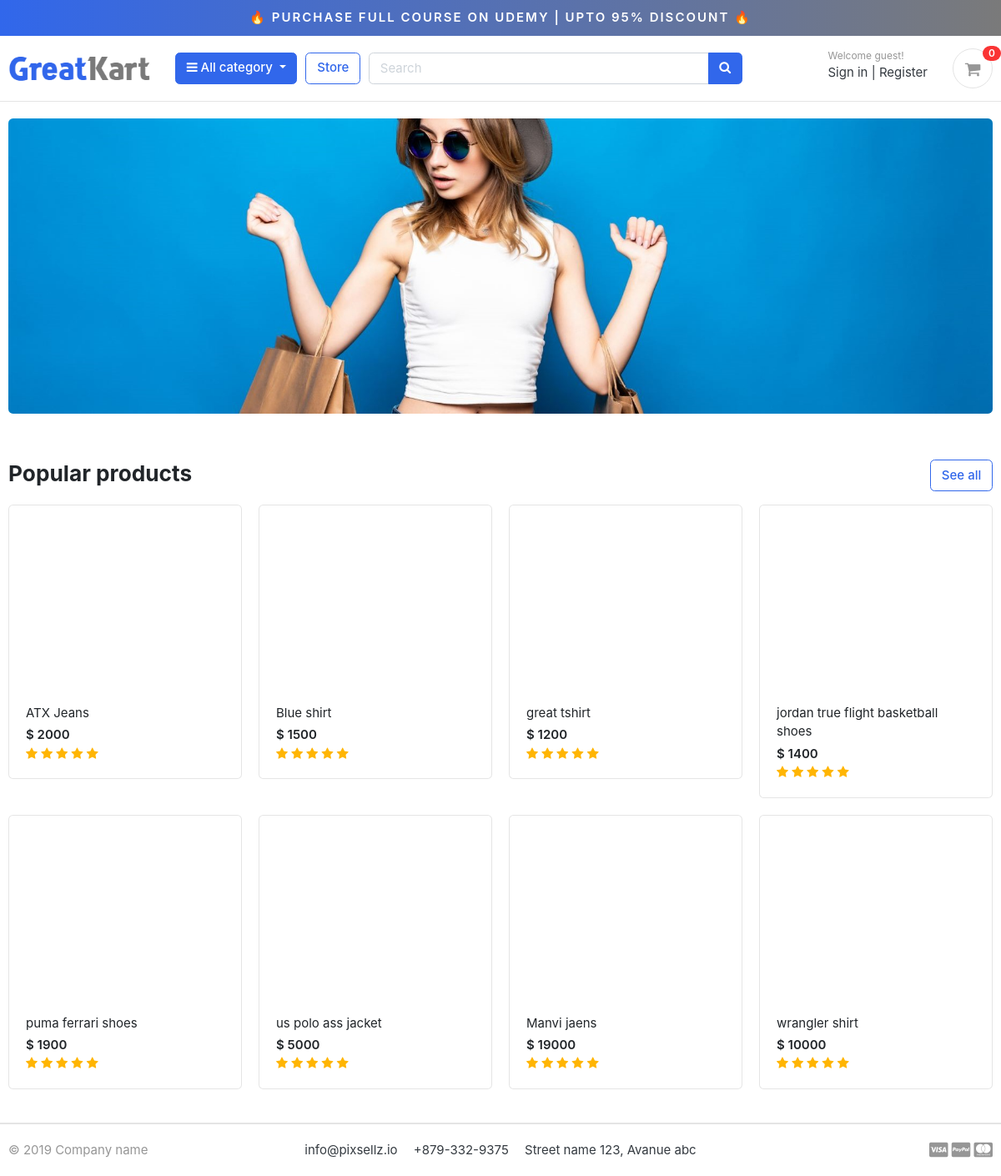
The page / on the database its author committed.
### store/models.py (models this page shows, shortened)
class Product(models.Model):
    product_name = models.CharField(max_length=50,unique=True)
    slug = models.SlugField(max_length=200, unique=True)
    description = models.TextField(max_length=255,blank=True)
    price = models.IntegerField()
    image = models.ImageField(upload_to="photos/products/")
    stock = models.IntegerField()
    is_available = models.BooleanField(default=True)
    category = models.ForeignKey(Category,on_delete = models.CASCADE)
    created_date = models.DateTimeField(auto_now_add=True)
    modified_date = models.DateTimeField(auto_now=True)
    def get_url(self):
        return reverse('product_detail',args=[self.category.slug,self.slug])

### greatkart/views.py (the view)
# urls.py: path('',views.home,name='home'),
def home(request):
    products = Product.objects.all().filter(is_available=True)
    context = {
        'products':products
    }
    return render(request,'home.html',context)

### carts/context_processors.py (called while the page is built)
def counter(request):
    cart_count = 0
    if 'admin' in request.path:
        return {}
    else:
        try:
            cart = Cart.objects.filter(cart_id=_cart_id(request))
            cart_items = CartItem.objects.all().filter(cart=cart[:1])
            for cart_item in cart_items:
                cart_count +=  cart_item.quantity
        except Cart.DoesNotExist:
            cart_count = 0
    return dict(cart_count=cart_count)

### carts/views.py (called while the page is built)
def _cart_id(request):
    cart = request.session.session_key
    if not cart:
        cart =  request.session.create()
    return cart

### category/context_processors.py (called while the page is built)
def menu_links(request):
    links = Category.objects.all()
    return dict(links=links)

### category/models.py (called while the page is built)
    def get_url(self):
        return reverse('products_by_category',args=[self.slug])

### templates/home.html
{% extends 'base.html' %}
{% load static %}
{% block content %}
<section class="section-intro padding-y-sm">
<div class="container">
<div class="intro-banner-wrap">
	<img src="{% static 'images/banners/cover.jpg' %}" class="img-fluid rounded">
</div>
</div>
</section>
<section class="section-name padding-y-sm">
<div class="container">
<header class="section-heading">
	<a href="{% url 'store' %}" class="btn btn-outline-primary float-right">See all</a>
	<h3 class="section-title">Popular products</h3>
</header>
<div class="row">
	{% for product in products %}
	<div class="col-md-3">
		<div class="card card-product-grid">
			<a href="{{ product.get_url }}" class="img-wrap"> <img src="{{ product.images.url }}"> </a>
			<figcaption class="info-wrap">
				<a href="{{ product.get_url }}" class="title">{{ product.product_name }}</a>
				<div class="price mt-1">$ {{ product.price }}</div>
				<div class="rating-star">
					<span>
						<i class="fa fa-star{% if product.averageReview < 0.5 %}-o{% elif product.averageReview >= 0.5 and product.averageReview < 1 %}-half-o {% endif %}" aria-hidden="true"></i>
						<i class="fa fa-star{% if product.averageReview < 1.5 %}-o{% elif product.averageReview >= 1.5 and product.averageReview < 2 %}-half-o {% endif %}" aria-hidden="true"></i>
						<i class="fa fa-star{% if product.averageReview < 2.5 %}-o{% elif product.averageReview >= 2.5 and product.averageReview < 3 %}-half-o {% endif %}" aria-hidden="true"></i>
						<i class="fa fa-star{% if product.averageReview < 3.5 %}-o{% elif product.averageReview >= 3.5 and product.averageReview < 4 %}-half-o {% endif %}" aria-hidden="true"></i>
						<i class="fa fa-star{% if product.averageReview < 4.5 %}-o{% elif product.averageReview >= 4.5 and product.averageReview < 5 %}-half-o {% endif %}" aria-hidden="true"></i>
						</span>
				</div>
			</figcaption>
		</div>
	</div>
	{% endfor %}
</div>
</div>
</section>
</body>
</html>
{% endblock %}

### templates/base.html (shortened to what this page needs)
{% load static %}
<!DOCTYPE HTML>
<html lang="en">
<head>
<link href="{% static 'css/bootstrap.css' %}" rel="stylesheet" type="text/css"/>
<link href="{% static 'fonts/fontawesome/css/all.min.css' %}" type="text/css" rel="stylesheet">
<link href="{% static 'css/ui.css' %}" rel="stylesheet" type="text/css"/>
<link href="{% static 'css/responsive.css' %}" rel="stylesheet" media="only screen and (max-width: 1200px)" />
<link href="{% static 'css/custom.css' %}" rel="stylesheet" type="text/css"/>
<link rel="stylesheet" href="https://cdnjs.cloudflare.com/ajax/libs/font-awesome/4.7.0/css/font-awesome.min.css">
</head>
<body>
  {% include 'includes/navbar.html' %}
  {% block content %}{% endblock %}
{% include 'includes/footer.html' %}

### templates/includes/navbar.html (shortened to what this page needs)
{% load static %}
<div class="container-fluid" style="text-align:center;background-image: linear-gradient(to right, #3167EB , #7A7A7A);padding:10px;font-weight: 600;position:sticky;top:0;z-index:999;">
<a href="https://www.udemy.com/course/django-ecommerce-project-based-course-python-django-web-development/?couponCode=DJECOM" style="color: white;text-transform: uppercase;letter-spacing: 2px;"><span>&#x1F525</span> Purchase Full Course on Udemy | Upto 95% Discount <span>&#x1F525</span></a>
</div>
<header class="section-header">
<section class="header-main border-bottom">
  <div class="container">
<div class="row align-items-center">
  <div class="col-lg-2 col-md-3 col-6">
    <a href="{% url 'home' %}" class="brand-wrap">
      <img class="logo" src="{% static './images/logo.png' %}">
    </a>
  </div>
  <div class="col-lg col-sm col-md col-6 flex-grow-0">
    <div class="category-wrap dropdown d-inline-block float-right">
      <button type="button" class="btn btn-primary dropdown-toggle" data-toggle="dropdown">
        <i class="fa fa-bars"></i> All category
      </button>
    </div>
  </div>
  <a href="{% url 'store' %}" class="btn btn-outline-primary">Store</a>
  <div class="col-lg  col-md-6 col-sm-12 col">
    <form action="{% url 'search' %}" class="search" method='GET'>
      <div class="input-group w-100">
          <input type="text" class="form-control" style="width:60%;" placeholder="Search" name="keyword" required>
          <div class="input-group-append">
            <button class="btn btn-primary" type="submit">
              <i class="fa fa-search"></i>
            </button>
          </div>
        </div>
    </form>
  </div>
  <div class="col-lg-3 col-sm-6 col-8 order-2 order-lg-3">
        <div class="d-flex justify-content-end mb-3 mb-lg-0">
          {% if user.id is None %}
          <div class="widget-header">
            <small class="title text-muted">Welcome guest!</small>
            <div>
              <a href="{% url 'login' %}">Sign in</a> <span class="dark-transp"> | </span>
              <a href="{% url 'register' %}"> Register</a>
            </div>
          </div>
          {% endif %}
          <a href="{% url 'cart' %}" class="widget-header pl-3 ml-3">
            <div class="icon icon-sm rounded-circle border"><i class="fa fa-shopping-cart"></i></div>
            <span class="badge badge-pill badge-danger notify">{{cart_count}}</span>
          </a>
        </div>
      </div>
</div>
  </div>
</section>
</header>

### templates/includes/footer.html (shortened to what this page needs)
<footer class="section-footer border-top">
	<div class="container">
		<section class="footer-bottom border-top row">
			<div class="col-md-2">
				<p class="text-muted"> &copy 2019 Company name </p>
			</div>
			<div class="col-md-8 text-md-center">
				<span  class="px-2">info@pixsellz.io</span>
				<span  class="px-2">+879-332-9375</span>
				<span  class="px-2">Street name 123, Avanue abc</span>
			</div>
			<div class="col-md-2 text-md-right text-muted">
				<i class="fab fa-lg fa-cc-visa"></i>
				<i class="fab fa-lg fa-cc-paypal"></i>
				<i class="fab fa-lg fa-cc-mastercard"></i>
			</div>
		</section>
	</div>
</footer>
</body>
</html>

### static/css/ui.css (style rules this page uses)
html { font-family: "Inter", sans-serif; font-size: 15px; }
.img-wrap { text-align: center; display: block; }
.icon-xs, .icon-sm, .icon-md, .icon-lg { display: inline-block; text-align: center; flex-shrink: 0; flex-grow: 0; }
.icon-sm { width: 48px; height: 48px; line-height: 48px !important; font-size: 20px; }
.padding-y-sm { padding-top: 20px; padding-bottom: 20px; }
.section-heading { margin-bottom: 20px; margin-top: 15px; }
.section-title { color: #212529; }
p:last-child { margin-bottom: 0; }
.header-main { position: relative; padding-top: 1rem; padding-bottom: 1rem; }
.brand-wrap .logo, .navbar-brand .logo { margin-right: 7px; max-height: 42px; display: inline-block; }
.widget-header { display: inline-block; vertical-align: middle; position: relative; }
.widget-header a { color: #343a40; }
.widget-header i { color: #969696; }
.widget-header .title { display: block; }
.widget-header .notify { position: absolute; top: -3px; right: -10px; }
.footer-bottom { padding-top: 20px; padding-bottom: 20px; }
[class*=card-product] a.title { color: #212529; display: block; }
[class*=card-product] .img-wrap { overflow: hidden; position: relative; }
.card-product-grid { margin-bottom: 20px; }
.card-product-grid .img-wrap { border-radius: 0.2rem 0.2rem 0 0; height: 220px; }
.card-product-grid .info-wrap { overflow: hidden; padding: 18px 20px; }
.card .img-wrap { overflow: hidden; }
.notify { position: absolute; top: -4px; right: -10px; display: inline-block; padding: 0.25em 0.6em; font-size: 12px; line-height: 1; text-align: center; border-radius: 3rem; color: #fff; background-color: #fa3434; }
.price { font-weight: 600; color: #212529; }

### static/css/custom.css (style rules this page uses)
.rating-star i { color: #ffb503 !important; }

### rows shown on the page
Product: product_name "ATX Jeans", price "2000"
Product: product_name "Blue shirt", price "1500"
Product: product_name "great tshirt", price "1200"
Product: product_name "jordan true flight basketball shoes", price "1400"
Product: product_name "puma ferrari shoes", price "1900"
Product: product_name "us polo ass jacket", price "5000"
Product: product_name "Manvi jaens", price "19000"
Product: product_name "wrangler shirt", price "10000"

### other values the page prints
{{ cart_count }} "0"
